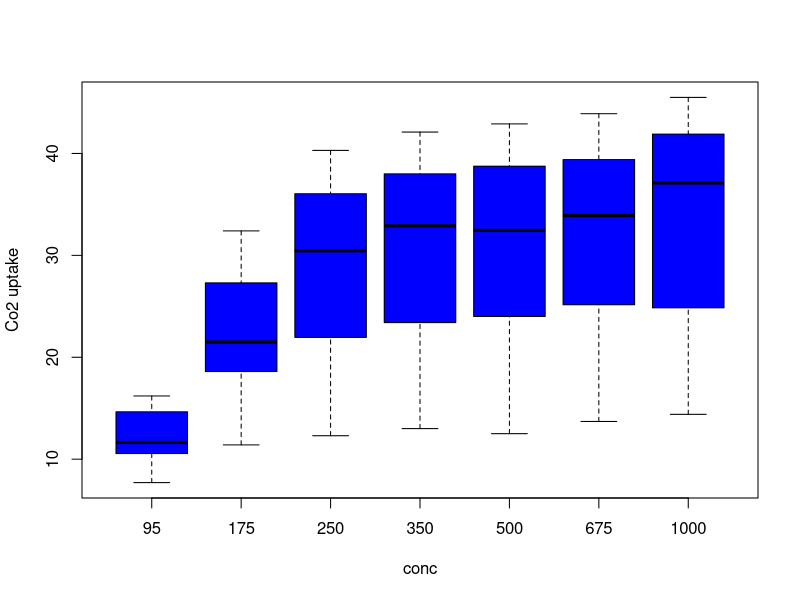

Recreate this plot in R.
## ---- chunk 1
data(CO2)
head(CO2)
## ---- chunk 2
data(CO2)
with(CO2, boxplot(uptake~conc,col="blue",ylab="Co2 uptake",xlab="conc"))
## ---- chunk 3
data(CO2)
with(CO2, aov(uptake~conc))
